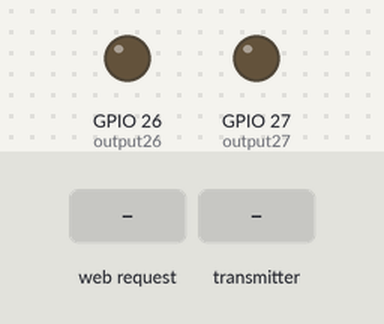
The sketch below on a simulated ESP32. Shown: output pins drawn as LEDs (lit = HIGH). The inputs (shaded band) are chosen by the test bench. WiFi joins after 1.5 s; servers stay silent unless stated; what the sketch prints to the serial monitor is not drawn.

Above: at 2.7 s.
2.8 s: HTTP request GET /26/on received
At 12.5 s:
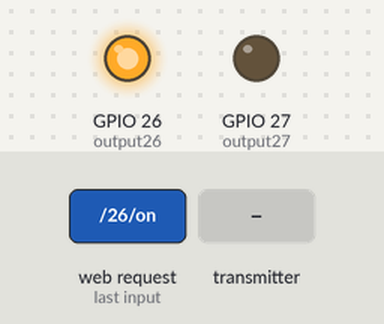
13.0 s: the transmitter starts sending id = 0
14.5 s: HTTP request GET /26/off received
23.0 s: HTTP request GET /off received
Timing chart, 0 to 26.0 s (numbered marks = the images above; inputs shaded):
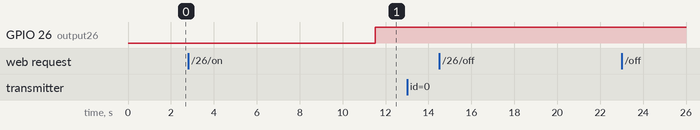

Measured:
- after the input at 2.8 s, GPIO 26 (output26): LOW → HIGH after 8.7 s
- after the input at 13.0 s, every drawn part: stays the same
- after the input at 14.5 s, every drawn part: stays the same
- after the input at 23.0 s, every drawn part: stays the same

The sketch:

receiver.ino
```cpp
// RECEIVER CODE
/*********
  Rui Santos
  Complete project details at https://RandomNerdTutorials.com/esp-now-many-to-one-esp32/

  Permission is hereby granted, free of charge, to any person obtaining a copy
  of this software and associated documentation files.

  The above copyright notice and this permission notice shall be included in all
  copies or substantial portions of the Software.
*********/

#include <esp_now.h>
#include <WiFi.h>

// CONNECTION TO SENDER
  // Structure example to receive data
  // Must match the sender structure
  typedef struct dataRec_struct {
    int id;

    int analogData;
    int digitalData;
  }dataRec_struct;

  // Create a dataRec_struct called myData
  dataRec_struct myData;

  // Create a structure to hold the readings from each board
  dataRec_struct board1;
  // dataRec_struct board2;
  // dataRec_struct board3;

  // Create an array with all the structures
  // dataRec_struct boardsStruct[3] = {board1, board2, board3};
  dataRec_struct boardsStruct[1] = {board1};

  // callback function that will be executed when data is received
  void OnDataRecv(const uint8_t * mac_addr, const uint8_t *incomingData, int len) {
    // get board mac address
    char macStr[18];
    Serial.print("Packet received from: ");
    snprintf(macStr, sizeof(macStr), "%02x:%02x:%02x:%02x:%02x:%02x",
            mac_addr[0], mac_addr[1], mac_addr[2], mac_addr[3], mac_addr[4], mac_addr[5]);
    Serial.println(macStr);

    //copy incoming data into myData
    memcpy(&myData, incomingData, sizeof(myData));

    Serial.printf("Board ID %u: %u bytes\n", myData.id, len);
    // Update the structures with the new incoming data
    boardsStruct[myData.id-1].analogData = myData.analogData;
    boardsStruct[myData.id-1].digitalData = myData.digitalData;
    // print data
    Serial.printf("analogData value: %d \n", boardsStruct[myData.id-1].analogData);
    Serial.printf("digitalData value: %d \n", boardsStruct[myData.id-1].digitalData);
    Serial.println();
  }

// WEBSERVER SETUP
  //Replace with network credentials of the network it's connected to
  const char* ssid = "MakeNJIT";
  const char* password = "MakeNJIT2024";

  // Web server port = 80
  WiFiServer server(80);

  //Stores HTTP request
  String header;

  // Auxiliar variables to store the current output state
  String output26State = "off";
  String output27State = "off";

  // Assign output variables to GPIO pins
  const int output26 = 26;
  const int output27 = 27;

  // Current time
  unsigned long currentTime = millis();
  // Previous time
  unsigned long previousTime = 0;
  // Define timeout time in milliseconds (example: 2000ms = 2s)
  const long timeoutTime = 2000;

// void foo(){
//   while(true){
//     // do something
//     std::this_thread::sleep_for(60s); // this function holds the foo execution for 60 sec
//     // should add an exit condition or this function will non stop
//   }
// }


void setup() {
  //Initialize Serial Monitor
  Serial.begin(9600);

  //Set device as a Wi-Fi Station
  WiFi.mode(WIFI_STA);

  //Init ESP-NOW
  if (esp_now_init() != ESP_OK) {
    Serial.println("Error initializing ESP-NOW");
    return;
  }

  // Once ESPNow is successfully Init, we will register for recv CB to
  // get recv packer info
  esp_now_register_recv_cb(OnDataRecv);


  //WEBSERVER
  pinMode(output26, OUTPUT);
  pinMode(output27, OUTPUT);
  // Set outputs to LOW
  digitalWrite(output26, LOW);
  digitalWrite(output27, LOW);

  // Connect to Wi-Fi network with SSID and password
  Serial.print("Connecting to ");
  Serial.println(ssid);
  WiFi.begin(ssid, password);
  while (WiFi.status() != WL_CONNECTED) {
    delay(500);
    Serial.print(".");
  }
  // Print local IP address and start web server
  Serial.println("");
  Serial.println("WiFi connected.");
  Serial.println("IP address: ");
  Serial.println(WiFi.localIP());
  server.begin();
}

void loop() {
  // Acess the variables for each board
  /*int board1Analog = boardsStruct[0].analogData;
  int board1Digital = boardsStruct[0].digitalData;
  int board2Analog = boardsStruct[1].analogData;
  int board2Digital = boardsStruct[1].digitalData;
  int board3Analog = boardsStruct[2].analogData;
  int board3Digital = boardsStruct[2].digitalData;*/

  Serial.println("TESTING HELP ME");

  WiFiClient client = server.available();   // Listen for incoming clients

  if (client) {                             // If a new client connects,
    currentTime = millis();
    previousTime = currentTime;
    Serial.println("New Client.");          // print a message out in the serial port
    String currentLine = "";                // make a String to hold incoming data from the client
    while (client.connected() && currentTime - previousTime <= timeoutTime) {  // loop while the client's connected
      currentTime = millis();
      if (client.available()) {             // if there's bytes to read from the client,
        char c = client.read();             // read a byte, then
        Serial.write(c);                    // print it out the serial monitor
        header += c;
        if (c == '\n') {                    // if the byte is a newline character
          // if the current line is blank, you got two newline characters in a row.
          // that's the end of the client HTTP request, so send a response:
          if (currentLine.length() == 0) {
            // HTTP headers always start with a response code (e.g. HTTP/1.1 200 OK)
            // and a content-type so the client knows what's coming, then a blank line:
            client.println("HTTP/1.1 200 OK");
            client.println("Content-type:text/html");
            client.println("Connection: close");
            client.println();

            // turns the GPIOs on and off
            if (header.indexOf("GET /26/on") >= 0) {
              Serial.println("GPIO 26 on");
              output26State = "on";
              digitalWrite(output26, HIGH);
            } else if (header.indexOf("GET /26/off") >= 0) {
              Serial.println("GPIO 26 off");
              output26State = "off";
              digitalWrite(output26, LOW);
            } else if (header.indexOf("GET /27/on") >= 0) {
              Serial.println("GPIO 27 on");
              output27State = "on";
              digitalWrite(output27, HIGH);
            } else if (header.indexOf("GET /27/off") >= 0) {
              Serial.println("GPIO 27 off");
              output27State = "off";
              digitalWrite(output27, LOW);
            }

            // Display the HTML web page
            client.println("<!DOCTYPE html><html>");
            client.println("<head><meta name=\"viewport\" content=\"width=device-width, initial-scale=1\">");
            client.println("<link rel=\"icon\" href=\"data:,\">");
            // CSS to style the on/off buttons
            // Feel free to change the background-color and font-size attributes to fit your preferences
            client.println("<style>html { font-family: Helvetica; display: inline-block; margin: 0px auto; text-align: center;}");
            client.println(".button { background-color: #4CAF50; border: none; color: white; padding: 16px 40px;");
            client.println("text-decoration: none; font-size: 30px; margin: 2px; cursor: pointer;}");
            client.println(".button2 {background-color: #555555;}</style></head>");

            // Web Page Heading
            client.println("<body><h1>ESP32 Web Server</h1>");

            // Display current state, and ON/OFF buttons for GPIO 26
            client.println("<p>GPIO 26 - State " + output26State + "</p>");
            // If the output26State is off, it displays the ON button
            if (output26State=="off") {
              client.println("<p><a href=\"/26/on\"><button class=\"button\">ON</button></a></p>");
            } else {
              client.println("<p><a href=\"/26/off\"><button class=\"button button2\">OFF</button></a></p>");
            }

            // Display current state, and ON/OFF buttons for GPIO 27
            client.println("<p>GPIO 27 - State " + output27State + "</p>");
            // If the output27State is off, it displays the ON button
            if (output27State=="off") {
              client.println("<p><a href=\"/27/on\"><button class=\"button\">ON</button></a></p>");
            } else {
              client.println("<p><a href=\"/27/off\"><button class=\"button button2\">OFF</button></a></p>");
            }
            client.println("</body></html>");

            // The HTTP response ends with another blank line
            client.println();
            // Break out of the while loop
            break;
          } else { // if you got a newline, then clear currentLine
            currentLine = "";
          }
        } else if (c != '\r') {  // if you got anything else but a carriage return character,
          currentLine += c;      // add it to the end of the currentLine
        }
      }
    }
    // // Clear the header variable
    // header = "";
    // // Close the connection
    // client.stop();
    Serial.println("Client disconnected.");
    Serial.println("");
  }

  delay(10000);
}
```
